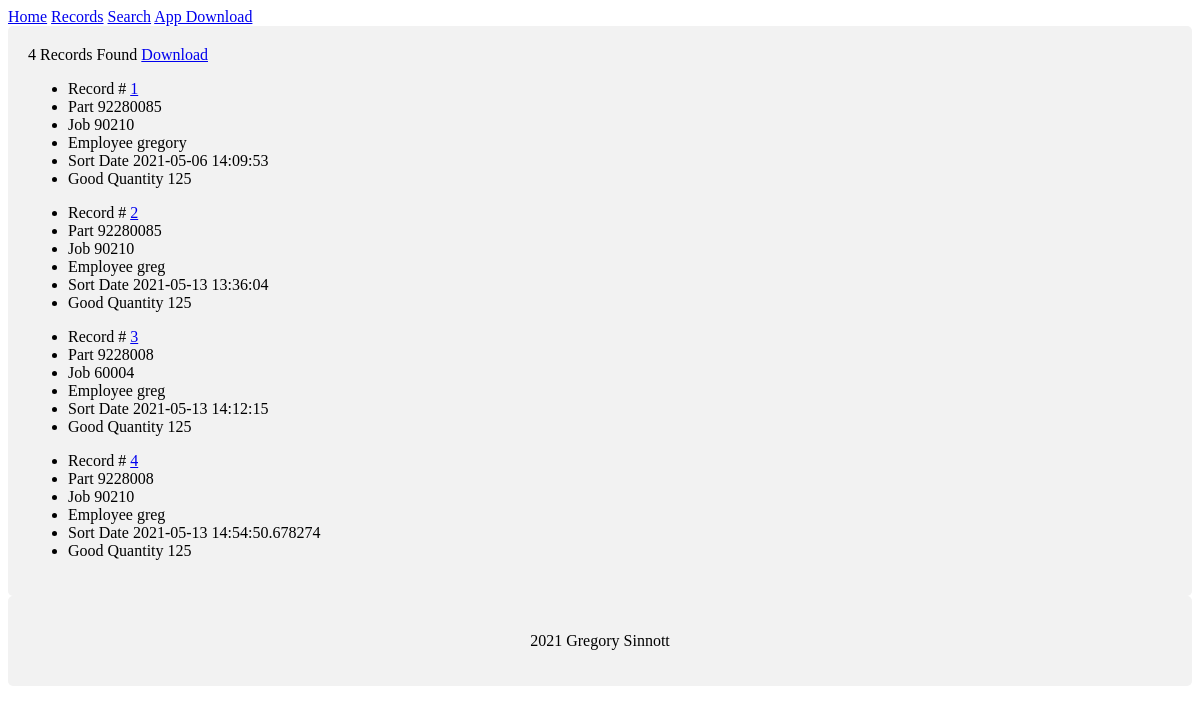
The app's page /records, older data.
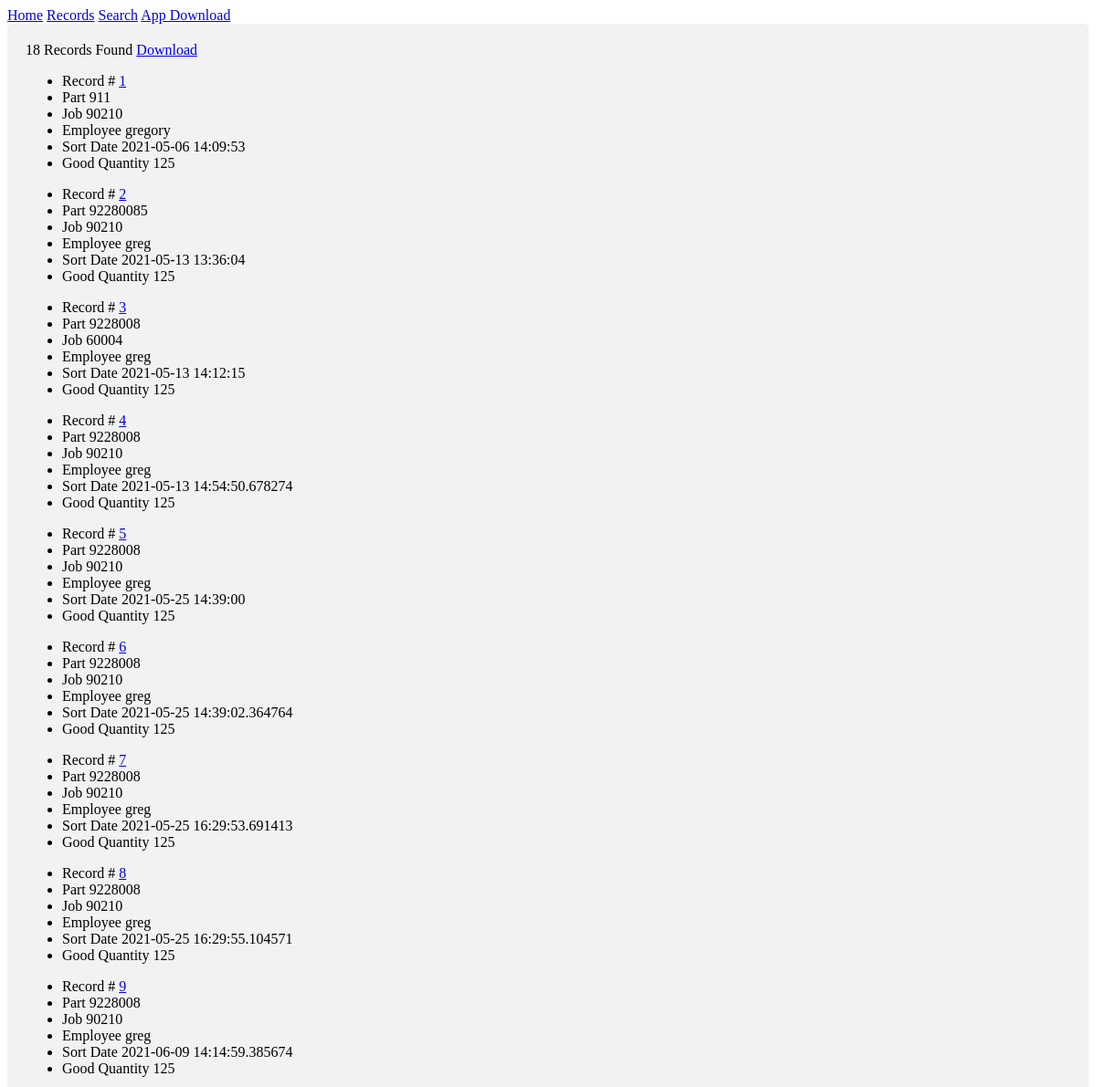
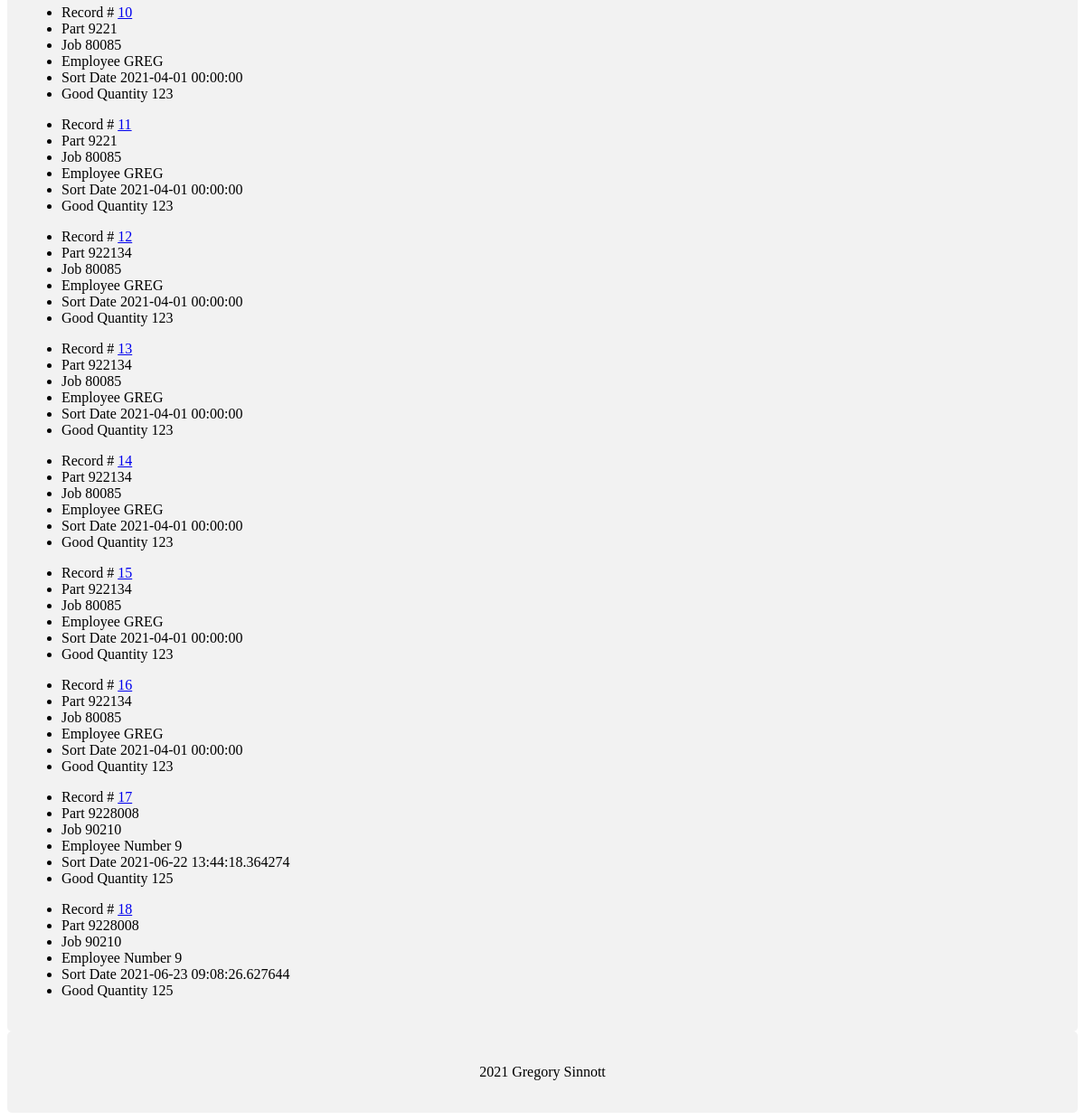
The same page, newer data (2 pictures, top to bottom).
### app/models.py (models this page shows, shortened)
class Record(db.Model):
    __tablename__ = "sort-data"
    id = db.Column(db.Integer, primary_key=True)
    Employee = db.Column(db.String(64), index=False, unique=False, nullable=False)
    StartTime = db.Column(db.DateTime, index=False, unique=False, nullable=False)
    TableNumber = db.Column(db.Integer, nullable=False)
    Job = db.Column(db.Integer, nullable=False)
    Part = db.Column(db.Integer, nullable=False)
    Operation = db.Column(db.Integer, nullable=False)
    CastDate = db.Column(db.DateTime, nullable=False)
    CastShift = db.Column(db.Integer, nullable=False)
    GoodQuantity = db.Column(db.Integer, index=False, unique=False, nullable=False)
    Assembly = db.Column(db.Integer, nullable=True)
    AutoSort = db.Column(db.Integer, nullable=True)
    BadThreads = db.Column(db.Integer, nullable=True)
    Bent = db.Column(db.Integer, nullable=True)
    Blisters = db.Column(db.Integer, nullable=True)
    BrokenCore = db.Column(db.Integer, nullable=True)
    Buffing = db.Column(db.Integer, nullable=True)
    Contamination = db.Column(db.Integer, nullable=True)
    DamagedDie = db.Column(db.Integer, nullable=True)
    Debris = db.Column(db.Integer, nullable=True)
    Dimensional = db.Column(db.Integer, nullable=True)
    Flash = db.Column(db.Integer, nullable=True)
    GateVestige = db.Column(db.Integer, nullable=True)
    HeatSinks = db.Column(db.Integer, nullable=True)
    EjectorPinLength = db.Column(db.Integer, nullable=True)
    Lamination = db.Column(db.Integer, nullable=True)
    LeakTest = db.Column(db.Integer, nullable=True)
    MixedParts = db.Column(db.Integer, nullable=True)
    Other = db.Column(db.Integer, nullable=True)
    PartDamage = db.Column(db.Integer, nullable=True)
    PartsNotTapped = db.Column(db.Integer, nullable=True)
    PartsOnGates = db.Column(db.Integer, nullable=True)
    Plating = db.Column(db.Integer, nullable=True)
    PoorFill = db.Column(db.Integer, nullable=True)
    Porosity = db.Column(db.Integer, nullable=True)
    Skiving = db.Column(db.Integer, nullable=True)
    Soldering = db.Column(db.Integer, nullable=True)
    StartUp = db.Column(db.Integer, nullable=True)
    SurfaceFinish = db.Column(db.Integer, nullable=True)
    TrimDamage = db.Column(db.Integer, nullable=True)
    Weight = db.Column(db.Integer, nullable=True)
    WrongPart = db.Column(db.Integer, nullable=True)
    EndTime = db.Column(db.DateTime, nullable=True)
    Rework = db.Column(db.Integer, nullable=True)
    NIT = db.Column(db.Integer, nullable=True)

### app/routes.py (the view)
@app.route("/records", methods=['GET', 'POST'])
def records():
    criteria = {}
    for key, value in request.args.items():
        criteria[key] = value
    if len(criteria) == 0:
        returnLimit = 20
        dateCriteria = ""
        partCriteria = ""
        jobCriteria = ""
    else:
        dateCriteria = criteria["date"]
        partCriteria = criteria["part"]
        jobCriteria = criteria["job"]
        returnLimit = -1 # return limit -1 equals all
    records = Record.query.filter(
            Record.StartTime.startswith(dateCriteria),
            Record.Part.startswith(partCriteria),
            Record.Job.startswith(jobCriteria)).limit(returnLimit).all()
    exportRecords = Record.query.filter(
            Record.StartTime.startswith(dateCriteria),
            Record.Part.startswith(partCriteria),
            Record.Job.startswith(jobCriteria)).all()
    session['filename'] = str(dt.now().strftime("%Y%m%d%H%M%S")) + ".csv"
    w_file = open(os.path.join("app/downloads",session.get('filename', None)), 'a')
    writer = csv.DictWriter(w_file, fieldnames=Record.__table__.columns.keys())
    writer.writeheader()
    for row in exportRecords:
        rowdict = row.__dict__
        rowdict.pop('_sa_instance_state', None)
        writer.writerow(rowdict)
    w_file.close()
    return render_template(
        'records.html',
        records=records
    )

### app/templates/records.html
{% extends "layout.html" %}
{% block content %}
<div class="container">
    <span>{{records|length }} Records Found</span>
    <a href='/records/download'>Download</a>
    {% for record in records %}
    <ul id=record.Employee>
        <li>
            <span class="field-name">Record #</span>
            <a href="/edit_record/{{ record.id }}"> {{ record.id }}</a>
        </li>
        <li>
            <span class="field-name">Part</span>
            <span class="field-value">{{ record.Part }}</span>
        </li>
        <li>
            <span class="field-name">Job</span>
            <span class="field-value">{{ record.Job }}</span>
        </li>
        <li>
            <span class="field-name">Employee</span>
            <span class="field-value">{{ record.Employee }}</span>
        </li>
        <li>
            <span class="field-name">Sort Date</span>
            <span class="field-value">{{ record.StartTime }}</span>
        </li>
        <li>
            <span class="field-name">Good Quantity</span>
            <span class="field-value">{{ record.GoodQuantity }}</span>
        </li>
    </ul>
    {% endfor %}
</div>
{% endblock %}

### app/templates/layout.html (shortened to what this page needs)
<!doctype html>
<html lang="en">
  <head>
  </head>
  <body>
    {% include 'navigation.html' %}
    {% block content %}{% endblock %}
    {% include 'footer.html' %}
  </body>
</html>

### app/templates/navigation.html
<header>
    <nav>
     <a href="/">Home</a>
     <a href="/records">Records</a>
     <a href="/search">Search</a>
     <a href="/app/download">App Download</a>
   </nav>
 </header>

### app/templates/footer.html (shortened to what this page needs)
<footer>
    <div class="footer">
        <p>2021 Gregory Sinnott</p>
    </div>
</footer>

### app/static/css/main.css (style rules this page uses)
div { border-radius: 5px; background-color: #f2f2f2; padding: 20px; }

### app/templates/footer.html (style rules this page uses)
.footer { left: 0; bottom: 0; text-align: center; }

Row changes from the older to the newer data that the page shows:
changed Record "gregory": Part "92280085" → "911"
added Record: id "5", Part "9228008", Job "90210", Employee "greg", StartTime "2021-05-25 14:39:00", GoodQuantity "125"
added Record: id "6", Part "9228008", Job "90210", Employee "greg", StartTime "2021-05-25 14:39:02.364764", GoodQuantity "125"
added Record: id "7", Part "9228008", Job "90210", Employee "greg", StartTime "2021-05-25 16:29:53.691413", GoodQuantity "125"
added Record: id "8", Part "9228008", Job "90210", Employee "greg", StartTime "2021-05-25 16:29:55.104571", GoodQuantity "125"
added Record: id "9", Part "9228008", Job "90210", Employee "greg", StartTime "2021-06-09 14:14:59.385674", GoodQuantity "125"
added Record: id "10", Part "9221", Job "80085", Employee "GREG", StartTime "2021-04-01 00:00:00", GoodQuantity "123"
added Record: id "11", Part "9221", Job "80085", Employee "GREG", StartTime "2021-04-01 00:00:00", GoodQuantity "123"
added Record: id "12", Part "922134", Job "80085", Employee "GREG", StartTime "2021-04-01 00:00:00", GoodQuantity "123"
added Record: id "13", Part "922134", Job "80085", Employee "GREG", StartTime "2021-04-01 00:00:00", GoodQuantity "123"
added Record: id "14", Part "922134", Job "80085", Employee "GREG", StartTime "2021-04-01 00:00:00", GoodQuantity "123"
added Record: id "15", Part "922134", Job "80085", Employee "GREG", StartTime "2021-04-01 00:00:00", GoodQuantity "123"
added Record: id "16", Part "922134", Job "80085", Employee "GREG", StartTime "2021-04-01 00:00:00", GoodQuantity "123"
added Record: id "17", Part "9228008", Job "90210", Employee "Number 9", StartTime "2021-06-22 13:44:18.364274", GoodQuantity "125"
added Record: id "18", Part "9228008", Job "90210", Employee "Number 9", StartTime "2021-06-23 09:08:26.627644", GoodQuantity "125"
Text that changed along with them:
{{ records|length }}: "4" → "18"
